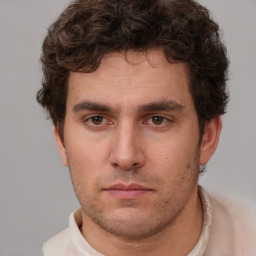
#> input picture Img/ai_generated_face.jpg, 256 x 256 px
$ python image_cv2_version.py
#> lines starting #> are read from the running program, lines starting #| are printed output that depends on the picture; after the words box and inside, x2 and y2 are one past the last pixel; in counts of white or black regions, pixels touching at a corner belong together
#> further down, img is the input picture: shape (256, 256, 3); mean B, G, R 106.8, 117.2, 143.9
import numpy as np
import cv2

#Load the pre-trained classifiers XML files
# refer to doc : https://docs.opencv.org/3.4/db/d28/tutorial_cascade_classifier.html
face_cascade = cv2.CascadeClassifier('../Models/haarcascade_frontalface_default.xml')
eye_cascade = cv2.CascadeClassifier('../Models/haarcascade_eye.xml')
nose_cascade = cv2.CascadeClassifier('../Models/haarcascade_mcs_nose.xml')

def detect_face(input):
    #conversion of the image input to a grayscale (because detection works better this way)
    gray = cv2.cvtColor(input, cv2.COLOR_BGR2GRAY)
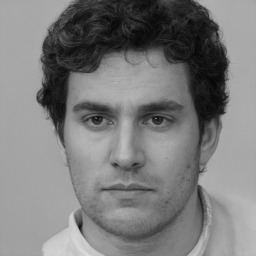
#> gray: shape (256, 256); min 5, max 220, mean 124

    #detection of objects in a picture
    #1.3 : scale in which each frame is resized. 1.3 is common for accuracy and speed
    # 5 : k-nearest neighbor method, here the minimum of positive neighbors needed to confirm if class is face or not
    faces = face_cascade.detectMultiScale(gray, 1.3, 5)
#> faces = [[46, 57, 166, 166]]

    # no face detected
    if len(faces) == 0:
        return input

    #Create the rectangles around the detected areas
    # (x,y) : upper left corner coordinates
    # w, h : width, height of rectangle
    for (x,y,w,h) in faces:

        #draw a rectangle on the input pic
        #rectangle(pic, tuple upper_left_coordinates, tupple bottom_right_coordinates, tupple RGB_color, line_weight)
        cv2.rectangle(input,(x,y),(x+w,y+h),(255,0,0),2)

        ### EYE DETECTION : ####

        #ROI : Region Of Interest
        roi_gray = gray[y:y+h, x:x+w] #make one output image in grayscale for the detection
        roi_color = input[y:y+h, x:x+w] #make one output image for the output visual

        nose = nose_cascade.detectMultiScale(roi_gray)
        print(nose)
        for (nx,ny,nw,nh) in nose:
            cv2.rectangle(roi_color,(nx,ny),(nx+nw,ny+nh),(0,0,255),2)

        eyes = eye_cascade.detectMultiScale(roi_gray)
        if len(eyes):
            for (ex,ey,ew,eh) in eyes:
                for (nx,ny,nw,nh) in nose: #prevents the model to mistakenly detect nose holes as eyes, because it often does
                    if (ny > ey):
                        cv2.rectangle(roi_color,(ex,ey),(ex+ew,ey+eh),(0,255,0),2)
#> this loop made 1 pass
#> (x, y, w, h, nose, eyes) on pass 1: (46, 57, 166, 166, [[55, 84, 46, 39]], [[29, 41, 40, 40], [87, 40, 43, 43]])
#| [[55 84 46 39]]
#> pass 1, in detect_face, `roi_gray = gray[y:y+h, x:x+w]`:
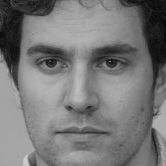
#> roi_gray: shape (166, 166); min 5, max 206, mean 119.9
#> pass 1, in detect_face, `roi_color = input[y:y+h, x:x+w]`:
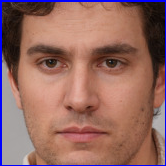
#> roi_color: shape (166, 166, 3); mean B, G, R 98.1, 105.3, 148.3
#> after the loop:
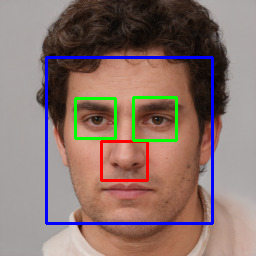
#> input: shape (256, 256, 3); 5.26% of pixels changed, all inside (x1, y1, x2, y2) = (45, 56, 214, 225)
#> after the loop:
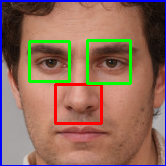
#> roi_color: shape (166, 166, 3); 5.31% of pixels changed, all inside (x1, y1, x2, y2) = (28, 39, 132, 125)

    return input

#Load the input image/video in grayscale
filename = "ai_generated_face.jpg" #change with the filename you want to test the model with
img = cv2.imread('../Img/' + filename)
img = detect_face(img)
cv2.imshow('img',img)


#free ressources
cv2.waitKey(0)
cv2.destroyAllWindows()
